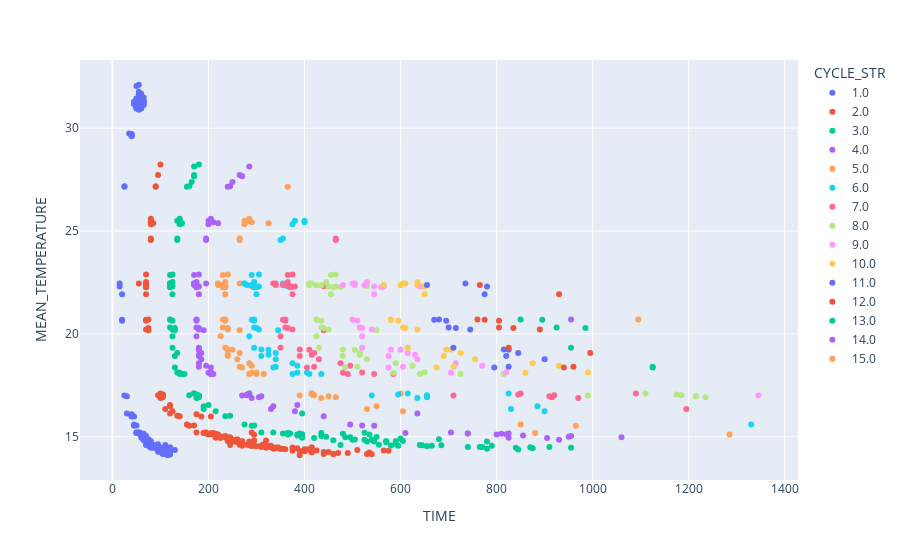

Notebook source saved alongside this figure:
### Code cell
px.scatter(peaks_row_1, x="TIME", y="MEAN_TEMPERATURE", color="CYCLE_STR",
           hover_data=["POSITION_STR", "TRACK_ID"],)

### Figure 1 — Plotly figure (JSON) as saved in the notebook; plotly's stock layout.template omitted (floating-point values rounded to 4 significant figures; data arrays with more than 128 entries replaced by an {"elided": "..."} marker saying what was removed)
{"data": [{"customdata": {"elided": "170x2 mixed values"}, "hovertemplate": "CYCLE_STR=1.0<br>TIME=%{x}<br>MEAN_TEMPERATURE=%{y}<br>POSITION_STR=%{customdata[0]}<br>TRACK_ID=%{customdata[1]}<extra></extra>", "legendgroup": "1.0", "marker": {"color": "#636efa", "symbol": "circle"}, "mode": "markers", "name": "1.0", "orientation": "v", "showlegend": true, "type": "scatter", "x": {"elided": "170 int values"}, "xaxis": "x", "y": {"elided": "170 float values"}, "yaxis": "y"}, {"customdata": {"elided": "151x2 mixed values"}, "hovertemplate": "CYCLE_STR=2.0<br>TIME=%{x}<br>MEAN_TEMPERATURE=%{y}<br>POSITION_STR=%{customdata[0]}<br>TRACK_ID=%{customdata[1]}<extra></extra>", "legendgroup": "2.0", "marker": {"color": "#EF553B", "symbol": "circle"}, "mode": "markers", "name": "2.0", "orientation": "v", "showlegend": true, "type": "scatter", "x": {"elided": "151 int values"}, "xaxis": "x", "y": {"elided": "151 float values"}, "yaxis": "y"}, {"customdata": {"elided": "123x2 mixed values"}, "hovertemplate": "CYCLE_STR=3.0<br>TIME=%{x}<br>MEAN_TEMPERATURE=%{y}<br>POSITION_STR=%{customdata[0]}<br>TRACK_ID=%{customdata[1]}<extra></extra>", "legendgroup": "3.0", "marker": {"color": "#00cc96", "symbol": "circle"}, "mode": "markers", "name": "3.0", "orientation": "v", "showlegend": true, "type": "scatter", "x": [580, 390, 460, 605, 435, 500, 570, 290, 645, 600, 385, 685, 335, 525, 790, 765, 910, 545, 590, 665, 370, 355, 555, 395, 595, 485, 870, 445, 475, 480, 780, 740, 530, 780, 570, 275, 840, 420, 875, 590, 310, 390, 680, 535, 385, 955, 570, 505, 770, 365, 525, 550, 395, 495, 655, 640, 365, 435, 845, 540, 295, 395, 235, 200, 245, 175, 215, 190, 170, 160, 180, 180, 180, 285, 175, 190, 125, 135, 125, 130, 140, 130, 145, 150, 140, 135, 120, 125, 125, 120, 130, 130, 125, 120, 120, 120, 125, 120, 125, 120, 120, 120, 125, 120, 120, 120, 175, 120, 140, 135, 135, 140, 135, 140, 140, 145, 160, 155, 180, 170, 165, 170, 170], "xaxis": "x", "y": [14.57, 15.16, 14.83, 14.8, 15.19, 14.86, 14.74, 15.53, 14.59, 14.92, 15.11, 14.59, 15.2, 15.19, 14.56, 14.51, 14.5, 14.77, 14.79, 14.57, 15.16, 15.15, 14.61, 14.95, 14.57, 14.98, 14.5, 15.01, 14.6, 15.15, 14.41, 14.5, 14.78, 14.78, 14.79, 15.6, 14.47, 14.94, 14.45, 14.65, 15.21, 15.15, 14.89, 15.11, 15.07, 14.46, 14.77, 14.87, 14.5, 15.18, 14.85, 15.0, 15.12, 14.97, 14.54, 14.6, 15.11, 15.03, 14.38, 14.86, 15.55, 16.13, 16.0, 16.54, 16.02, 16.88, 16.24, 16.48, 17.1, 17.02, 16.92, 17.01, 16.97, 17.1, 17.05, 16.36, 19.33, 18.12, 19.88, 18.92, 18.11, 18.36, 18.05, 18.05, 18.05, 19.08, 20.69, 21.92, 20.64, 20.7, 20.17, 20.28, 20.21, 20.31, 22.3, 22.37, 22.52, 22.28, 22.89, 22.38, 22.27, 22.37, 22.31, 22.45, 22.45, 22.45, 22.31, 22.86, 25.5, 24.64, 24.57, 25.59, 25.5, 25.43, 25.34, 25.38, 27.18, 27.15, 28.23, 27.73, 27.39, 28.14, 27.67], "yaxis": "y"}, {"customdata": {"elided": "85x2 mixed values"}, "hovertemplate": "CYCLE_STR=4.0<br>TIME=%{x}<br>MEAN_TEMPERATURE=%{y}<br>POSITION_STR=%{customdata[0]}<br>TRACK_ID=%{customdata[1]}<extra></extra>", "legendgroup": "4.0", "marker": {"color": "#ab63fa", "symbol": "circle"}, "mode": "markers", "name": "4.0", "orientation": "v", "showlegend": true, "type": "scatter", "x": [825, 930, 545, 800, 705, 740, 740, 825, 1060, 950, 495, 905, 810, 855, 610, 820, 955, 520, 635, 440, 385, 290, 380, 335, 285, 280, 305, 270, 310, 415, 280, 330, 180, 205, 175, 180, 200, 205, 205, 210, 205, 180, 185, 180, 185, 180, 180, 180, 195, 175, 180, 175, 175, 190, 180, 180, 175, 180, 175, 175, 175, 180, 170, 175, 175, 175, 170, 170, 195, 230, 170, 205, 195, 195, 205, 200, 210, 200, 220, 245, 240, 265, 250, 285, 270], "xaxis": "x", "y": [15.16, 14.86, 15.53, 15.11, 15.2, 15.16, 15.15, 14.95, 14.98, 15.01, 15.6, 14.94, 15.15, 15.07, 15.18, 15.12, 15.03, 15.55, 16.13, 16.0, 16.54, 16.88, 16.24, 16.48, 17.1, 17.02, 16.92, 17.01, 16.97, 17.1, 17.05, 16.36, 19.33, 18.12, 19.88, 18.92, 18.11, 18.36, 18.05, 18.05, 18.05, 19.23, 18.76, 18.57, 19.08, 18.99, 18.4, 19.25, 18.46, 20.69, 21.92, 20.64, 20.7, 20.17, 20.28, 20.21, 20.31, 22.3, 22.37, 22.52, 22.28, 22.89, 22.38, 22.27, 22.37, 22.31, 22.45, 22.45, 22.45, 22.31, 22.86, 25.5, 24.64, 24.57, 25.59, 25.5, 25.43, 25.34, 25.38, 27.18, 27.15, 27.73, 27.39, 28.14, 27.67], "yaxis": "y"}, {"customdata": [["0", 35], ["0", 40], ["0", 182], ["0", 270], ["1", 63], ["1", 72], ["1", 85], ["1", 96], ["1", 102], ["1", 135], ["1", 145], ["1", 154], ["1", 176], ["1", 186], ["1", 188], ["2", 145], ["2", 159], ["2", 172], ["2", 173], ["2", 191], ["2", 199], ["2", 200], ["2", 202], ["2", 203], ["2", 204], ["2", 206], ["2", 208], ["2", 209], ["2", 212], ["2", 261], ["2", 262], ["2", 267], ["3", 17], ["3", 22], ["3", 23], ["3", 49], ["3", 50], ["3", 59], ["3", 64], ["3", 73], ["4", 42], ["4", 52], ["4", 62], ["4", 76], ["4", 100], ["4", 103], ["4", 111], ["4", 123], ["4", 124], ["4", 126], ["4", 140], ["4", 147], ["4", 148], ["4", 149], ["5", 59], ["5", 61], ["5", 62], ["5", 88], ["5", 91], ["5", 92], ["5", 93], ["5", 98], ["6", 65]], "hovertemplate": "CYCLE_STR=5.0<br>TIME=%{x}<br>MEAN_TEMPERATURE=%{y}<br>POSITION_STR=%{customdata[0]}<br>TRACK_ID=%{customdata[1]}<extra></extra>", "legendgroup": "5.0", "marker": {"color": "#FFA15A", "symbol": "circle"}, "mode": "markers", "name": "5.0", "orientation": "v", "showlegend": true, "type": "scatter", "x": [965, 1285, 850, 880, 435, 605, 550, 415, 420, 465, 390, 450, 600, 415, 530, 235, 300, 225, 240, 290, 270, 300, 315, 285, 250, 260, 285, 265, 240, 265, 240, 290, 230, 235, 235, 235, 265, 240, 240, 230, 235, 230, 235, 235, 240, 220, 230, 230, 235, 220, 220, 265, 290, 230, 285, 265, 265, 285, 275, 290, 275, 325, 365], "xaxis": "x", "y": [15.53, 15.11, 15.6, 15.18, 16.88, 16.24, 16.48, 17.1, 17.02, 16.92, 17.01, 16.97, 17.1, 17.05, 16.36, 19.33, 18.12, 19.88, 18.92, 18.11, 18.36, 18.05, 18.05, 18.05, 19.23, 18.76, 18.57, 19.08, 18.99, 18.4, 19.25, 18.46, 20.69, 21.92, 20.64, 20.7, 20.17, 20.28, 20.21, 20.31, 22.3, 22.37, 22.52, 22.28, 22.89, 22.38, 22.27, 22.37, 22.31, 22.45, 22.45, 22.45, 22.31, 22.86, 25.5, 24.64, 24.57, 25.59, 25.5, 25.43, 25.34, 25.38, 27.15], "yaxis": "y"}, {"customdata": [["0", 182], ["1", 63], ["1", 72], ["1", 85], ["1", 96], ["1", 102], ["1", 135], ["1", 145], ["1", 154], ["1", 176], ["1", 186], ["1", 188], ["2", 145], ["2", 159], ["2", 172], ["2", 173], ["2", 191], ["2", 199], ["2", 200], ["2", 202], ["2", 203], ["2", 204], ["2", 206], ["2", 208], ["2", 209], ["2", 212], ["2", 261], ["2", 262], ["2", 267], ["3", 17], ["3", 22], ["3", 23], ["3", 49], ["3", 50], ["3", 59], ["3", 64], ["3", 73], ["4", 42], ["4", 52], ["4", 62], ["4", 76], ["4", 100], ["4", 103], ["4", 111], ["4", 123], ["4", 124], ["4", 126], ["4", 140], ["4", 147], ["4", 148], ["4", 149], ["5", 59], ["5", 61], ["5", 62], ["5", 91], ["5", 92], ["5", 93]], "hovertemplate": "CYCLE_STR=6.0<br>TIME=%{x}<br>MEAN_TEMPERATURE=%{y}<br>POSITION_STR=%{customdata[0]}<br>TRACK_ID=%{customdata[1]}<extra></extra>", "legendgroup": "6.0", "marker": {"color": "#19d3f3", "symbol": "circle"}, "mode": "markers", "name": "6.0", "orientation": "v", "showlegend": true, "type": "scatter", "x": [1330, 635, 900, 885, 615, 655, 655, 540, 655, 825, 595, 830, 295, 405, 285, 310, 385, 335, 410, 435, 375, 325, 340, 375, 340, 325, 340, 310, 385, 290, 300, 295, 295, 345, 300, 305, 295, 305, 290, 295, 300, 305, 280, 295, 290, 300, 275, 275, 355, 365, 290, 400, 355, 350, 380, 400, 375], "xaxis": "x", "y": [15.6, 16.88, 16.24, 16.48, 17.1, 17.02, 16.92, 17.01, 16.97, 17.1, 17.05, 16.36, 19.33, 18.12, 19.88, 18.92, 18.11, 18.36, 18.05, 18.05, 18.05, 19.23, 18.76, 18.57, 19.08, 18.99, 18.4, 19.25, 18.46, 20.69, 21.92, 20.64, 20.7, 20.17, 20.28, 20.21, 20.31, 22.3, 22.37, 22.52, 22.28, 22.89, 22.38, 22.27, 22.37, 22.31, 22.45, 22.45, 22.45, 22.31, 22.86, 25.5, 24.64, 24.57, 25.5, 25.43, 25.34], "yaxis": "y"}, {"customdata": [["1", 63], ["1", 96], ["1", 102], ["1", 135], ["1", 145], ["1", 154], ["1", 176], ["1", 186], ["1", 188], ["2", 145], ["2", 159], ["2", 172], ["2", 173], ["2", 191], ["2", 199], ["2", 200], ["2", 202], ["2", 203], ["2", 204], ["2", 206], ["2", 208], ["2", 209], ["2", 212], ["2", 261], ["2", 262], ["2", 267], ["3", 17], ["3", 22], ["3", 23], ["3", 49], ["3", 50], ["3", 59], ["3", 64], ["3", 73], ["4", 42], ["4", 52], ["4", 62], ["4", 76], ["4", 100], ["4", 103], ["4", 111], ["4", 123], ["4", 124], ["4", 126], ["4", 140], ["4", 148], ["4", 149], ["5", 61], ["5", 62]], "hovertemplate": "CYCLE_STR=7.0<br>TIME=%{x}<br>MEAN_TEMPERATURE=%{y}<br>POSITION_STR=%{customdata[0]}<br>TRACK_ID=%{customdata[1]}<extra></extra>", "legendgroup": "7.0", "marker": {"color": "#FF6692", "symbol": "circle"}, "mode": "markers", "name": "7.0", "orientation": "v", "showlegend": true, "type": "scatter", "x": [970, 850, 920, 915, 710, 910, 1090, 845, 1195, 350, 520, 350, 390, 480, 405, 545, 585, 490, 410, 430, 475, 420, 415, 420, 390, 495, 355, 375, 360, 360, 440, 365, 375, 360, 380, 360, 365, 375, 375, 340, 370, 355, 370, 335, 340, 440, 365, 465, 465], "xaxis": "x", "y": [16.88, 17.1, 17.02, 16.92, 17.01, 16.97, 17.1, 17.05, 16.36, 19.33, 18.12, 19.88, 18.92, 18.11, 18.36, 18.05, 18.05, 18.05, 19.23, 18.76, 18.57, 19.08, 18.99, 18.4, 19.25, 18.46, 20.69, 21.92, 20.64, 20.7, 20.17, 20.28, 20.21, 20.31, 22.3, 22.37, 22.52, 22.28, 22.89, 22.38, 22.27, 22.37, 22.31, 22.45, 22.45, 22.31, 22.86, 24.64, 24.57], "yaxis": "y"}, {"customdata": [["1", 96], ["1", 102], ["1", 135], ["1", 145], ["1", 154], ["1", 186], ["2", 145], ["2", 159], ["2", 172], ["2", 173], ["2", 191], ["2", 199], ["2", 200], ["2", 202], ["2", 203], ["2", 204], ["2", 206], ["2", 208], ["2", 209], ["2", 212], ["2", 261], ["2", 262], ["2", 267], ["3", 17], ["3", 22], ["3", 23], ["3", 49], ["3", 50], ["3", 59], ["3", 64], ["3", 73], ["4", 42], ["4", 52], ["4", 62], ["4", 76], ["4", 100], ["4", 103], ["4", 111], ["4", 123], ["4", 124], ["4", 126], ["4", 140], ["4", 148], ["4", 149]], "hovertemplate": "CYCLE_STR=8.0<br>TIME=%{x}<br>MEAN_TEMPERATURE=%{y}<br>POSITION_STR=%{customdata[0]}<br>TRACK_ID=%{customdata[1]}<extra></extra>", "legendgroup": "8.0", "marker": {"color": "#B6E880", "symbol": "circle"}, "mode": "markers", "name": "8.0", "orientation": "v", "showlegend": true, "type": "scatter", "x": [1110, 1185, 1235, 990, 1215, 1175, 430, 650, 425, 480, 585, 485, 725, 815, 640, 505, 530, 590, 515, 515, 510, 480, 625, 425, 455, 435, 425, 550, 440, 450, 435, 465, 435, 445, 475, 465, 410, 460, 425, 450, 410, 415, 530, 455], "xaxis": "x", "y": [17.1, 17.02, 16.92, 17.01, 16.97, 17.05, 19.33, 18.12, 19.88, 18.92, 18.11, 18.36, 18.05, 18.05, 18.05, 19.23, 18.76, 18.57, 19.08, 18.99, 18.4, 19.25, 18.46, 20.69, 21.92, 20.64, 20.7, 20.17, 20.28, 20.21, 20.31, 22.3, 22.37, 22.52, 22.28, 22.89, 22.38, 22.27, 22.37, 22.31, 22.45, 22.45, 22.31, 22.86], "yaxis": "y"}, {"customdata": [["1", 145], ["2", 145], ["2", 159], ["2", 172], ["2", 173], ["2", 191], ["2", 199], ["2", 204], ["2", 206], ["2", 208], ["2", 209], ["2", 212], ["2", 261], ["2", 262], ["2", 267], ["3", 17], ["3", 22], ["3", 23], ["3", 49], ["3", 59], ["3", 64], ["3", 73], ["4", 42], ["4", 52], ["4", 62], ["4", 103], ["4", 111], ["4", 123], ["4", 124], ["4", 126], ["4", 140], ["4", 148]], "hovertemplate": "CYCLE_STR=9.0<br>TIME=%{x}<br>MEAN_TEMPERATURE=%{y}<br>POSITION_STR=%{customdata[0]}<br>TRACK_ID=%{customdata[1]}<extra></extra>", "legendgroup": "9.0", "marker": {"color": "#FF97FF", "symbol": "circle"}, "mode": "markers", "name": "9.0", "orientation": "v", "showlegend": true, "type": "scatter", "x": [1345, 520, 820, 520, 575, 705, 575, 600, 635, 715, 615, 630, 605, 580, 770, 500, 545, 510, 500, 520, 540, 515, 565, 525, 530, 480, 560, 505, 545, 500, 505, 640], "xaxis": "x", "y": [17.01, 19.33, 18.12, 19.88, 18.92, 18.11, 18.36, 19.23, 18.76, 18.57, 19.08, 18.99, 18.4, 19.25, 18.46, 20.69, 21.92, 20.64, 20.7, 20.28, 20.21, 20.31, 22.3, 22.37, 22.52, 22.38, 22.27, 22.37, 22.31, 22.45, 22.45, 22.31], "yaxis": "y"}, {"customdata": [["2", 145], ["2", 159], ["2", 173], ["2", 191], ["2", 199], ["2", 204], ["2", 206], ["2", 208], ["2", 209], ["2", 261], ["2", 262], ["2", 267], ["3", 17], ["3", 22], ["3", 23], ["3", 49], ["3", 59], ["3", 64], ["3", 73], ["4", 52], ["4", 62], ["4", 103], ["4", 123], ["4", 124], ["4", 126], ["4", 140]], "hovertemplate": "CYCLE_STR=10.0<br>TIME=%{x}<br>MEAN_TEMPERATURE=%{y}<br>POSITION_STR=%{customdata[0]}<br>TRACK_ID=%{customdata[1]}<extra></extra>", "legendgroup": "10.0", "marker": {"color": "#FECB52", "symbol": "circle"}, "mode": "markers", "name": "10.0", "orientation": "v", "showlegend": true, "type": "scatter", "x": [615, 990, 690, 860, 675, 705, 755, 875, 725, 710, 695, 930, 580, 650, 595, 580, 610, 635, 605, 635, 635, 565, 600, 650, 605, 610], "xaxis": "x", "y": [19.33, 18.12, 18.92, 18.11, 18.36, 19.23, 18.76, 18.57, 19.08, 18.4, 19.25, 18.46, 20.69, 21.92, 20.64, 20.7, 20.28, 20.21, 20.31, 22.37, 22.52, 22.38, 22.37, 22.31, 22.45, 22.45], "yaxis": "y"}, {"customdata": [["2", 145], ["2", 173], ["2", 199], ["2", 204], ["2", 206], ["2", 209], ["2", 261], ["2", 262], ["3", 17], ["3", 22], ["3", 23], ["3", 49], ["3", 59], ["3", 64], ["3", 73], ["4", 103], ["4", 124], ["4", 126]], "hovertemplate": "CYCLE_STR=11.0<br>TIME=%{x}<br>MEAN_TEMPERATURE=%{y}<br>POSITION_STR=%{customdata[0]}<br>TRACK_ID=%{customdata[1]}<extra></extra>", "legendgroup": "11.0", "marker": {"color": "#636efa", "symbol": "circle"}, "mode": "markers", "name": "11.0", "orientation": "v", "showlegend": true, "type": "scatter", "x": [710, 820, 795, 825, 900, 845, 825, 815, 670, 775, 695, 680, 715, 745, 700, 655, 780, 735], "xaxis": "x", "y": [19.33, 18.92, 18.36, 19.23, 18.76, 19.08, 18.4, 19.25, 20.69, 21.92, 20.64, 20.7, 20.28, 20.21, 20.31, 22.38, 22.31, 22.45], "yaxis": "y"}, {"customdata": [["2", 145], ["2", 199], ["2", 209], ["2", 261], ["3", 17], ["3", 22], ["3", 23], ["3", 49], ["3", 59], ["3", 64], ["3", 73], ["4", 103]], "hovertemplate": "CYCLE_STR=12.0<br>TIME=%{x}<br>MEAN_TEMPERATURE=%{y}<br>POSITION_STR=%{customdata[0]}<br>TRACK_ID=%{customdata[1]}<extra></extra>", "legendgroup": "12.0", "marker": {"color": "#EF553B", "symbol": "circle"}, "mode": "markers", "name": "12.0", "orientation": "v", "showlegend": true, "type": "scatter", "x": [825, 940, 995, 960, 775, 930, 805, 760, 835, 890, 805, 765], "xaxis": "x", "y": [19.33, 18.36, 19.08, 18.4, 20.69, 21.92, 20.64, 20.7, 20.28, 20.21, 20.31, 22.38], "yaxis": "y"}, {"customdata": [["2", 145], ["2", 199], ["2", 261], ["3", 17], ["3", 49], ["3", 59], ["3", 73]], "hovertemplate": "CYCLE_STR=13.0<br>TIME=%{x}<br>MEAN_TEMPERATURE=%{y}<br>POSITION_STR=%{customdata[0]}<br>TRACK_ID=%{customdata[1]}<extra></extra>", "legendgroup": "13.0", "marker": {"color": "#00cc96", "symbol": "circle"}, "mode": "markers", "name": "13.0", "orientation": "v", "showlegend": true, "type": "scatter", "x": [955, 1125, 1125, 895, 850, 985, 925], "xaxis": "x", "y": [19.33, 18.36, 18.4, 20.69, 20.7, 20.28, 20.31], "yaxis": "y"}, {"customdata": [["3", 49]], "hovertemplate": "CYCLE_STR=14.0<br>TIME=%{x}<br>MEAN_TEMPERATURE=%{y}<br>POSITION_STR=%{customdata[0]}<br>TRACK_ID=%{customdata[1]}<extra></extra>", "legendgroup": "14.0", "marker": {"color": "#ab63fa", "symbol": "circle"}, "mode": "markers", "name": "14.0", "orientation": "v", "showlegend": true, "type": "scatter", "x": [955], "xaxis": "x", "y": [20.7], "yaxis": "y"}, {"customdata": [["3", 49]], "hovertemplate": "CYCLE_STR=15.0<br>TIME=%{x}<br>MEAN_TEMPERATURE=%{y}<br>POSITION_STR=%{customdata[0]}<br>TRACK_ID=%{customdata[1]}<extra></extra>", "legendgroup": "15.0", "marker": {"color": "#FFA15A", "symbol": "circle"}, "mode": "markers", "name": "15.0", "orientation": "v", "showlegend": true, "type": "scatter", "x": [1095], "xaxis": "x", "y": [20.7], "yaxis": "y"}], "layout": {"legend": {"title": {"text": "CYCLE_STR"}, "tracegroupgap": 0}, "margin": {"t": 60}, "xaxis": {"anchor": "y", "domain": [0, 1], "title": {"text": "TIME"}}, "yaxis": {"anchor": "x", "domain": [0, 1], "title": {"text": "MEAN_TEMPERATURE"}}}}
